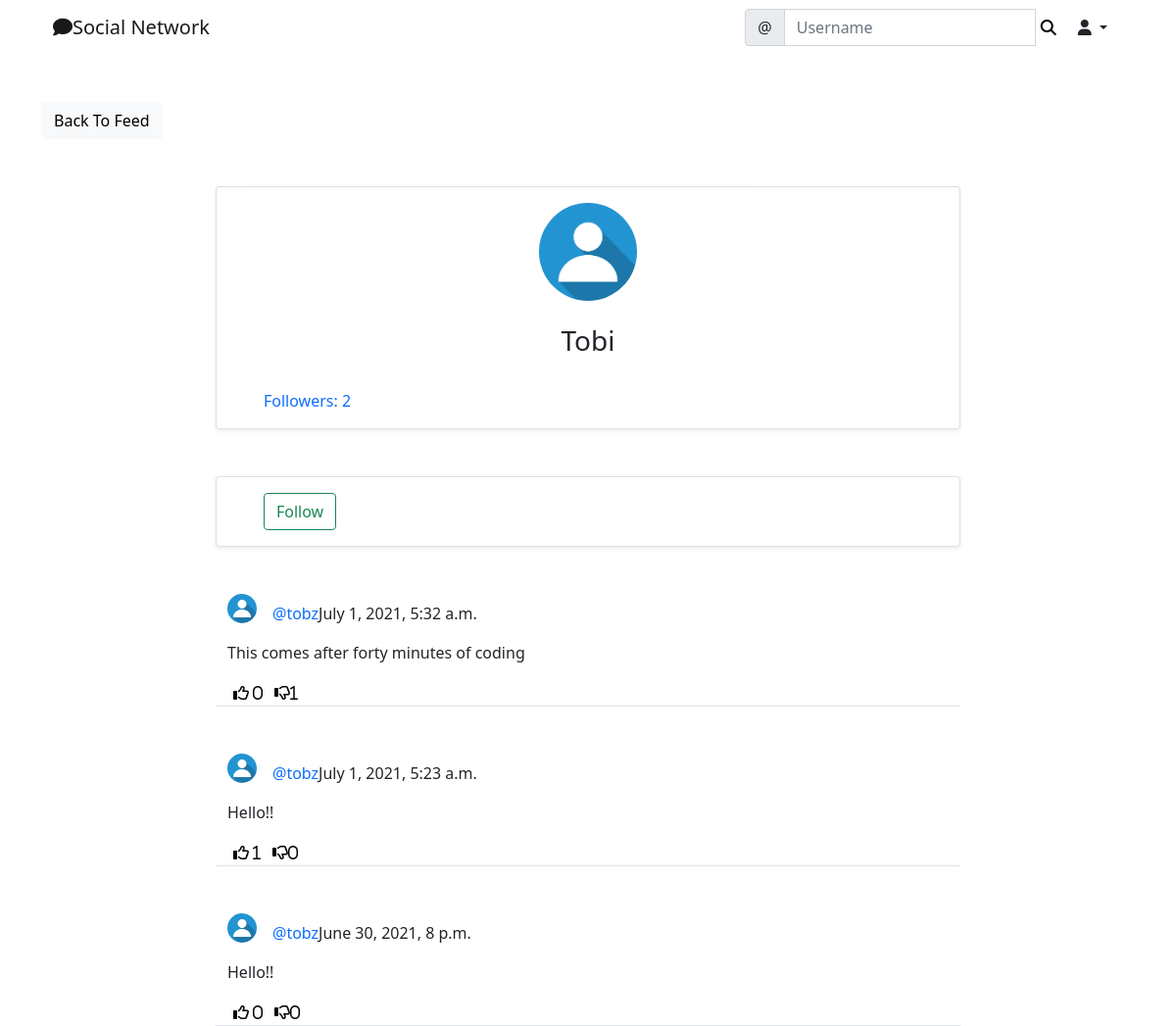
The app's page /social/profile/2/ with its own data.
### social/models.py (models this page shows)
class UserProfile(models.Model):
    user = models.OneToOneField(User, primary_key=True, verbose_name='user', related_name='profile', on_delete=models.CASCADE)
    name = models.CharField(max_length=30, blank=True, null=True)
    bio = models.TextField(max_length=500, blank=True, null=True)
    birth_date = models.DateField(blank=True, null=True)
    location = models.CharField(max_length=100, blank=True, null=True)
    picture = models.ImageField(upload_to='uploads/profile_pictures', default='uploads/profile_pictures/default.png', blank= True)
    followers = models.ManyToManyField(User, blank=True, related_name='followers')

class Post(models.Model):
    body = models.TextField()
    created_on = models.DateTimeField(default=timezone.now)
    author = models.ForeignKey(User, on_delete=models.CASCADE)
    likes = models.ManyToManyField(User, blank=True, related_name='likes')
    dislikes = models.ManyToManyField(User, blank=True, related_name='dislikes')

### social/views.py (the view)
# urls.py: path('profile/<int:pk>/', ProfileView.as_view(), name='profile'),
class ProfileView(View):
    def get(self, request, pk, *args, **kwargs):
        profile = UserProfile.objects.get(pk=pk)
        user = profile.user
        posts = Post.objects.filter(author= user).order_by('-created_on')
        followers = profile.followers.all()
        number_of_followers = len(followers)
        if len(followers) == 0:
            is_following = False
        for follower in followers:
            if follower == request.user:
                is_following = True
                break
            else:
                is_following = False
        context= {
            'user': user,
            'profile': profile,
            'posts': posts,
            'number_of_followers': number_of_followers,
            'is_following': is_following,
        }
        return render(request, 'social/profile.html', context)

### social/templates/social/profile.html (shortened to what this page needs)
{% extends 'landing/base.html' %}
{% block content %}
<div class="container">
    <div class="row mt-5">
        <div class="col-md-3 col-sm-6">
            <a href="{% url 'post-list' %}" class="btn btn-light">Back To Feed</a>
        </div>
    </div>
    <div class="row justify-content-center mt-5">
        <div class="card shadow-sm col-md-8 col-sm-12 border-bottom px-5 pt-3">
            <div class="text-center">
                <img src="{{ profile.picture.url }}" alt="" class="rounded-circle" width="100" height="100"/>
                {% if profile.name %}
                <h3 class="py-4"> {{ profile.name }}
                </h3>
                {% endif %}
            </div>
            <div class="mb-3">
                <a href="{% url 'list-followers' profile.pk %}" class="post-link"> Followers: {{ number_of_followers }}</a>
            </div>
        </div>
    </div>
    <div class="row justify-content-center mt-5">
        <div class="card shadow-sm col-md-8 col-sm-12 border-bottom px-5 py-3">
            {% if user == request.user %}
            {% else %}
                {% if is_following %}
                    <form action="{% url 'remove-follower' profile.pk %}" method="POST">
                        {% csrf_token %}
                        <button class="btn btn-outline-danger" type="submit">Unfollow</button>
                    </form>
                {% else %}
                    <form action="{% url 'add-follower' profile.pk %}" method="POST">
                        <button class="btn btn-outline-success" type="submit">Follow</button>
                    </form>
                {% endif %}
            {% endif %}
        </div>
    </div>
    {% for post in posts %}
    <div class="row justify-content-center mt-5">
        <div class="col-md-8 col-sm-12 border-bottom">
            <div>
                <a href="{% url 'profile' post.author.profile.pk %}">
                    <img class="rounded-circle post-img" height="30" width="30"
                    src="{{ post.author.profile.picture.url }}" alt="profile picture">
                </a>
                <p class="post-text">
                    <a href="{% url 'profile' post.author.profile.pk %}"
                    class="text-primary post-link">@{{ post.author }}</a>{{ post.created_on }}
                </p>
            </div>
            <div class="position-relative">
                <p>{{ post.body }}</p>
            </div>
            <div class="d-flex flex-row">
                <form method="POST" action="{% url 'like' post.pk %}">
                    <button class="remove-default-btn" type="submit">
                        <i class="far fa-thumbs-up"> <span> {{ post.likes.all.count }}</span></i>
                    </button>
                </form>
                <form method="POST" action="{% url 'dislike' post.pk %}">
                    <button class="remove-default-btn" type="submit">
                        <i class="far fa-thumbs-down">{{ post.dislikes.all.count }}</i>
                    </button>
                </form>
            </div>
        </div>
    </div>
    {% endfor %}
</div>
{% endblock content %}

### static/styles.css (style rules this page uses)
.remove-default-btn { background-color: transparent; border: none; box-shadow: none; }
.post-link { text-decoration: none; }
.post-text { padding-top: 0.5rem; }
.post-img { float: left; margin-right: 1rem; }

### records on screen
UserProfile: picture (placeholder picture), name "Tobi"
Post: author.profile.picture (placeholder picture), author "tobz", created_on "July 1, 2021, 5:32 a.m.", body "This comes after forty minutes of coding", likes.all.count "0", dislikes.all.count "1"
Post: author.profile.picture (placeholder picture), author "tobz", created_on "July 1, 2021, 5:23 a.m.", body "Hello!!", likes.all.count "1", dislikes.all.count "0"
Post: author.profile.picture (placeholder picture), author "tobz", created_on "June 30, 2021, 8 p.m.", body "Hello!!", likes.all.count "0", dislikes.all.count "0"

### other values on screen
{{ number_of_followers }} "2"
